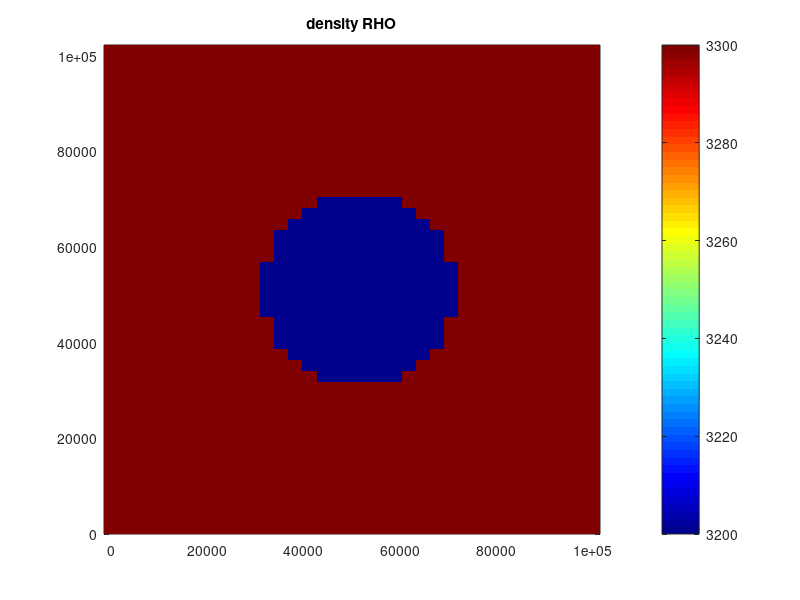
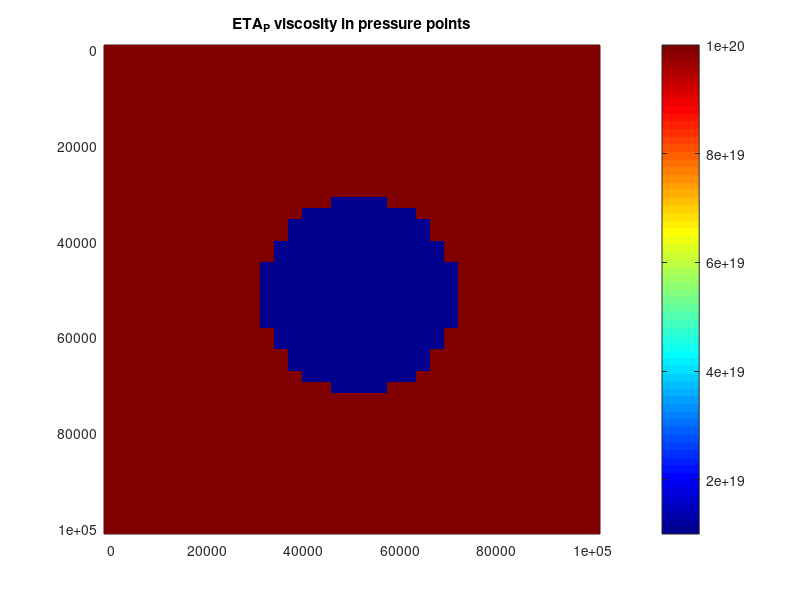
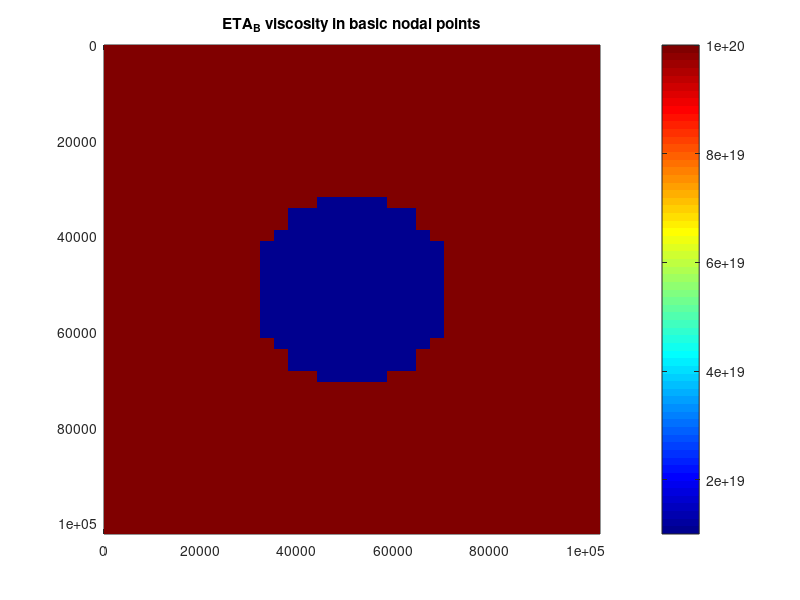
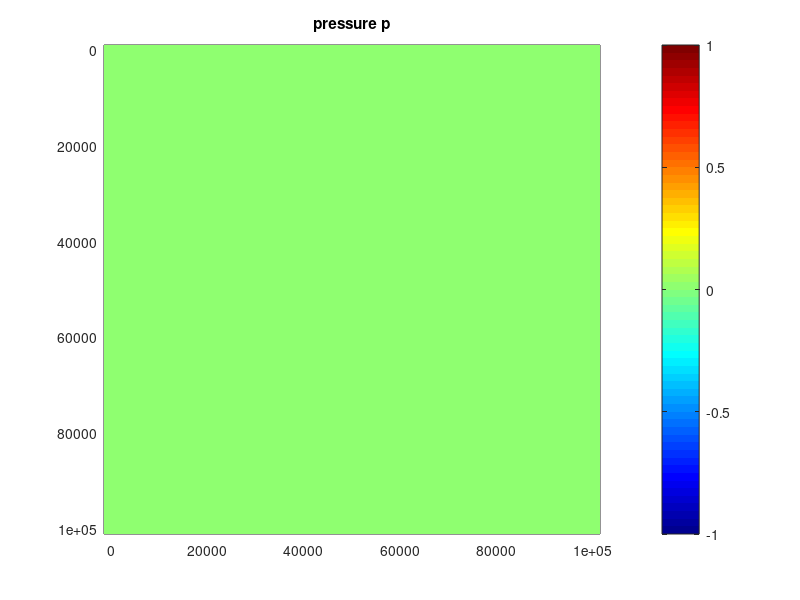

Write MATLAB code to recreate these figures, in order.
% 0 clear memory and figures
clear all % memory
clf % figures


% 1.1 define numerical model
xsize = 100000; % horizontal, m
ysize = 100000; % vertical, m
Nx=35; % grid resolution in horizontal direction
Ny=45;% grid resolution in vertical direction
dx=xsize/(Nx-1); % horizontal grid step in m
dy=ysize/(Ny-1); % vertical grid step in m
x=0:dx:xsize+dx; % horizontal coordinates of grid points
y=0:dy:ysize+dy; % vertical coordinates of grid points
xp=-dx/2:dx:xsize+dx/2;
yp=-dy/2:dy:ysize+dy/2;
xvx=0:dx:xsize+dx;
yvx=-dy/2:dy:ysize+dy/2;
xvy=-dx/2:dx:xsize+dx/2;
yvy=0:dy:ysize+dy;
gy=10; % defining gravitational constant
r=20000; % defining radius of plume
radius=sparse(Ny+1, Nx+1);
BC_type=1; % no slip



% 1.2 defining the density depending on the location of the point
% density defined in vy points
RHO = sparse(Ny+1, Nx+1);
for j=1:1:Nx+1
    for i=1:1:Ny+1
        radius (i, j) = sqrt(((xsize+dx)/2-(j-1)*dx)^2 + ((ysize)/2-dy*(i-1))^2); % distance from centre
        if (radius (i, j)>= r)
            RHO(i, j) = 3300; % density outside the radius of the plume
        else RHO(i, j) = 3200; % density inside the plume
        end
    end
end

% ETA defined in pressure points
ETA_P=sparse(Ny+1, Nx+1);
for j=1:1:Nx+1
    for i=1:1:Ny+1
        radius(i, j) = sqrt(((xsize+dx)/2-(j-1)*dx)^2 + ((ysize+dy)/2-dy*(i-1))^2); % distance from centre
        if (radius (i, j)>= r)
            ETA_P(i, j) = 10E19; % viscosity outside the radius of the plume
        else
            ETA_P(i, j) = 10E18; % viscosity inside the plume
        end
    end
end


% ETA defined in basic nodal points
ETA_B=sparse(Ny+1, Nx+1);
for j=1:1:Nx+1
    for i=1:1:Ny+1
        radius(i, j) = sqrt((xsize/2-(j-1)*dx)^2 + (ysize/2-dy*(i-1))^2); % distance from centre
        if (radius (i, j)>= r)
            ETA_B(i, j) = 10E19; % viscosity outside the radius of the plume
        else ETA_B(i, j) = 10E18; % viscosity inside the plume
            %disp(ETA_B(i, j));
        end
    end
end


% 2 defining global matrices L and R

N=(Nx+1)*(Ny+1)*3; % total number of unknowns
L=sparse(N, N); % coeff in the left side of equations
R=zeros(N,1); % values for the right hand side of eqns


% 3 composing global matrices
for j=1:1:Nx+1
    for i=1:1:Ny+1 
        gp=((j-1)*(Ny+1)+i-1)*3+1;
        gvx=gp+1;
        gvy=gp+2;


 % continuity equation
        if (i==1 || j==1 || j==Nx+1 || i==Ny+1)
            L(gp, gp)=1;
            R(gp, 1)=0;
        elseif (i==2 && j==2)
            L(gp, gp)=1;
            R(gp, 1)=3.3E9;
        else
            L(gp, gvx-3*(Ny+1))=-1/dx;
            L(gp, gvx)=1/dx;
            L(gp, gvy-3)=-1/dy;
            L(gp, gvy)=1/dy;
            R(gp, 1)=0;
        end

% x-stokes equation
        if (i==1 || i==Ny+1|| j==1 || j>=Nx)
            L(gvx, gvx)=1;
            R(gvx, 1)=0;
        elseif (i==2 || i==Ny+1)
            L(gvx, gvx)=1;
            L(gvx, gvx-3)=BC_type;
            R(gvx, 1)=0;
        else
            % vx velocities
            L(gvx, gvx-3*(Ny+1))=2*ETA_P(i, j)/dx^2;
            L(gvx, gvx-3)=ETA_B(i-1, j)/dy^2;
            L(gvx, gvx)=-2*(ETA_P(i, j)+ETA_P(i, j+1))/dx^2-(ETA_B(i-1, j)+ETA_B(i, j))/dy^2;
            L(gvx, gvx+3)=ETA_B(i, j)/dy^2;
            L(gvx, gvx+3*(Ny+1))=2*ETA_P(i, j+1)/dx^2;

            % vy velocities
            L(gvx, gvy-3)=ETA_B(i-1, j)/(dx*dy);
            L(gvx, gvy)=-ETA_B(i, j)/(dx*dy);
            L(gvx, gvy+3*Ny)=-ETA_B(i-1, j)/(dx*dy);
            L(gvx, gvy+3*(Ny+1))=ETA_B(i, j)/(dx*dy);

            % pressure
            L(gvx, gp)=1/dx;
            L(gvx, gp+3*(Ny+1))=-1/dx;

            % RHS
            R(gvx, 1)=0;
        end

        % y-stokes equation
        if (i==1 || j==1||j==Nx+1 || i>=Ny)
            L(gvy, gvy)=1;
            R(gvy, 1)=0;  
        elseif (j==2||j==Nx+1)
            L(gvy, gvy)=1;
            L(gvy, gvy-3*(Ny+1))=BC_type;
            R(gvy, 1)=0;
        else

             % vx velocities
            L(gvy, gvx-3*(Ny+1))=ETA_B(i, j-1)/(dx*dy);
            L(gvy, gvx-3*Ny)=-ETA_B(i, j-1)/(dx*dy);
            L(gvy, gvx)=-ETA_B(i, j)/(dx*dy);
            L(gvy, gvx+3)=ETA_B(i, j)/(dx*dy);

            % vy velocities
            L(gvy, gvy-3*(Ny+1))=ETA_B(i, j-1)/dx^2;
            L(gvy, gvy-3)=2*ETA_P(i, j)/dy^2;
            L(gvy, gvy)=-2*(ETA_P(i, j)+ETA_P(i+1, j))/dy^2-(ETA_B(i, j-1)+ETA_B(i, j))/dx^2;
            L(gvy, gvy+3)=2*ETA_P(i+1, j)/dy^2;
            L(gvy, gvy+3*(Ny+1))=ETA_B(i, j)/dx^2;

            % pressure
            L(gvy, gp)=1/dy;
            L(gvy, gp+3)=-1/dy;
            
            %RHS
            R(gvy, 1)=-RHO(i, j)*gy;
        end
    end
end


% 4 solve matrices
S=L\R;


% 5 reload solution into vx, vy, p
p=zeros(Ny+1, Nx+1);
vx=zeros(Ny+1, Nx+1);
vy=zeros(Ny+1, Nx+1);  % define empty geometrical arrays
for j=1:1:Nx+1 % from 1 with step 1 
    for i=1:1:Ny+1
        % define global index of the current equation S
        gp=((j-1)*(Ny+1)+i-1)*3+1;
        gvx=gp+1;
        gvy=gp+2;
        % reload S(kg) => p, vx, vy(i, j)
        p(i, j)= S(gp);
        vx(i, j)= S(gvx);
        vy(i, j)= S(gvy);
    end
end


figure(1); clf
pcolor(xvy, yvy, RHO);
title('density RHO')
colormap('Jet')
shading flat
colorbar

figure(2); clf
pcolor(xp, yp, ETA_P) ; colormap('Jet')
title('ETA_P viscosity in pressure points')
shading flat
colorbar
axis ij

figure(3); clf
pcolor(x, y, ETA_B) ; colormap('Jet')
title('ETA_B viscosity in basic nodal points')
shading flat
colorbar
axis ij

figure(4); clf
pcolor(xp, yp, p) ; colormap('Jet')
title('pressure p')
shading flat
colorbar
axis ij

figure(5); clf
pcolor(xvx, yvx, vx) ; colormap('Jet')
title('vx velocity')
shading flat
colorbar
axis ij

figure(6); clf
pcolor(xvy, yvy, vy) ; colormap('Jet')
title('vy velocity')
shading flat
colorbar
axis ij

% reference values
disp(p(2, 2));
disp(p(7, 5));
disp(vx(7, 5));
disp(vy(7, 5));